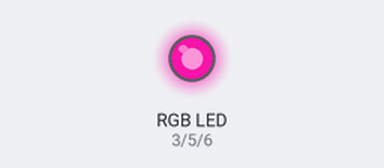
A sketch run on a simulated Arduino Uno, built with avr-gcc and run on an emulated ATmega328P. Shown: an RGB LED mixed from three pins (HIGH = lit). Dim RGB values are drawn brighter than linear; random numbers use the default seed unless the sketch sets one.

Above: at 0.1 s.
At 4.1 s:
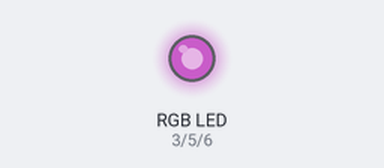
At 9.1 s:
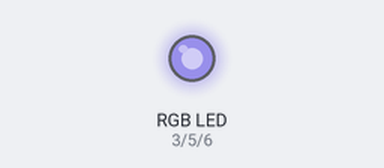
At 19.1 s:
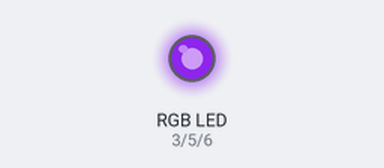
At 28.1 s:
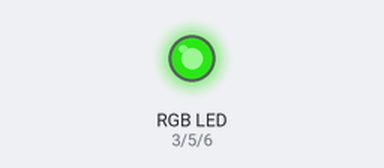
At 38.1 s:
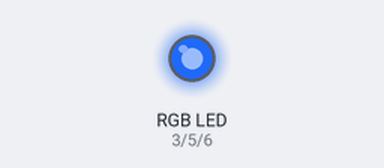
Timing chart, 0 to 40.0 s (numbered marks = the images above):
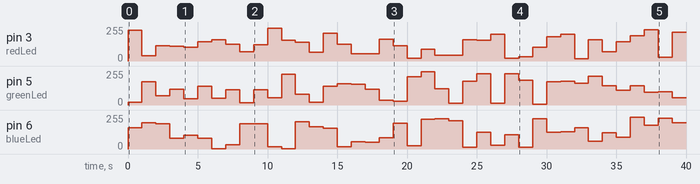

Measured:
- by itself, pin 5 (greenLed): 0/255 → 19/255 at 0.00 s, → 175/255 1.0 s later, → 68/255 1.0 s later, → 120/255 1.0 s later, … (40 changes in this stretch)
- by itself, pin 6 (blueLed): 0/255 → 158/255 at 0.00 s, → 197/255 1.0 s later, → 188/255 1.0 s later, → 80/255 1.0 s later, … (40 changes in this stretch)

The sketch:

RGB_LED_Random_Colour.ino
```cpp
int redLed = 3;
int greenLed = 5;
int blueLed = 6;
int randRed;
int randGreen;
int randBlue;


void setup()
{
  pinMode(redLed, OUTPUT);
  pinMode(greenLed, OUTPUT);
  pinMode(blueLed, OUTPUT);
  digitalWrite(redLed, HIGH);
  digitalWrite(greenLed, HIGH);
  digitalWrite(blueLed, HIGH);
}

void loop()
{
  randRed = random(255);
  randGreen = random(255);
  randBlue = random(255);

  analogWrite(redLed, randRed);
  analogWrite(greenLed, randGreen);
  analogWrite(blueLed, randBlue);

  delay(1000);
}
```
